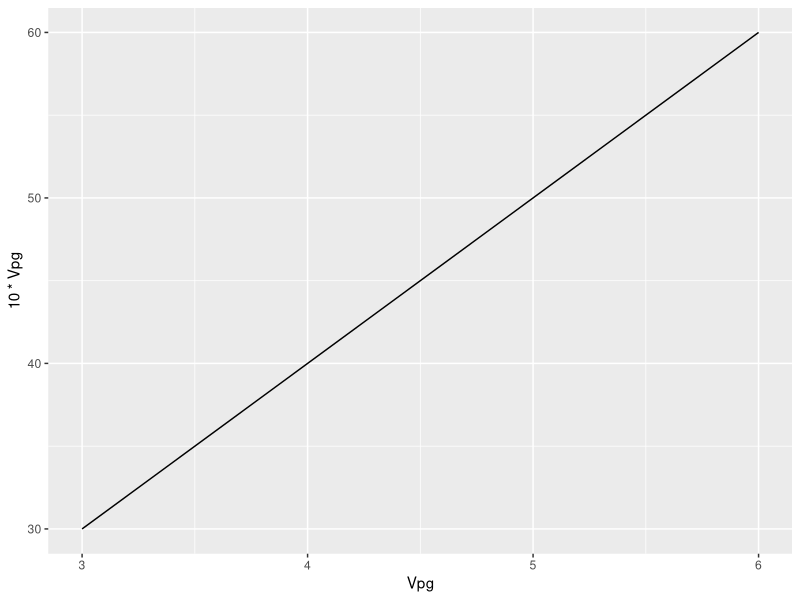

Generate this figure with R:
library(tidyverse)

# Lê xlsx

c <- readxl::read_excel("Teste.xlsx")

# fitra por valores com Data = 2020/02/03 e plota gráfico de linha

c %>%
  filter(str_detect(Data, "2020-02-03")) %>%
   ggplot()+
   geom_line(aes(Vpg, 10 * Vpg))

# Retornando valores correspondentes

c[0:10, ,2]
